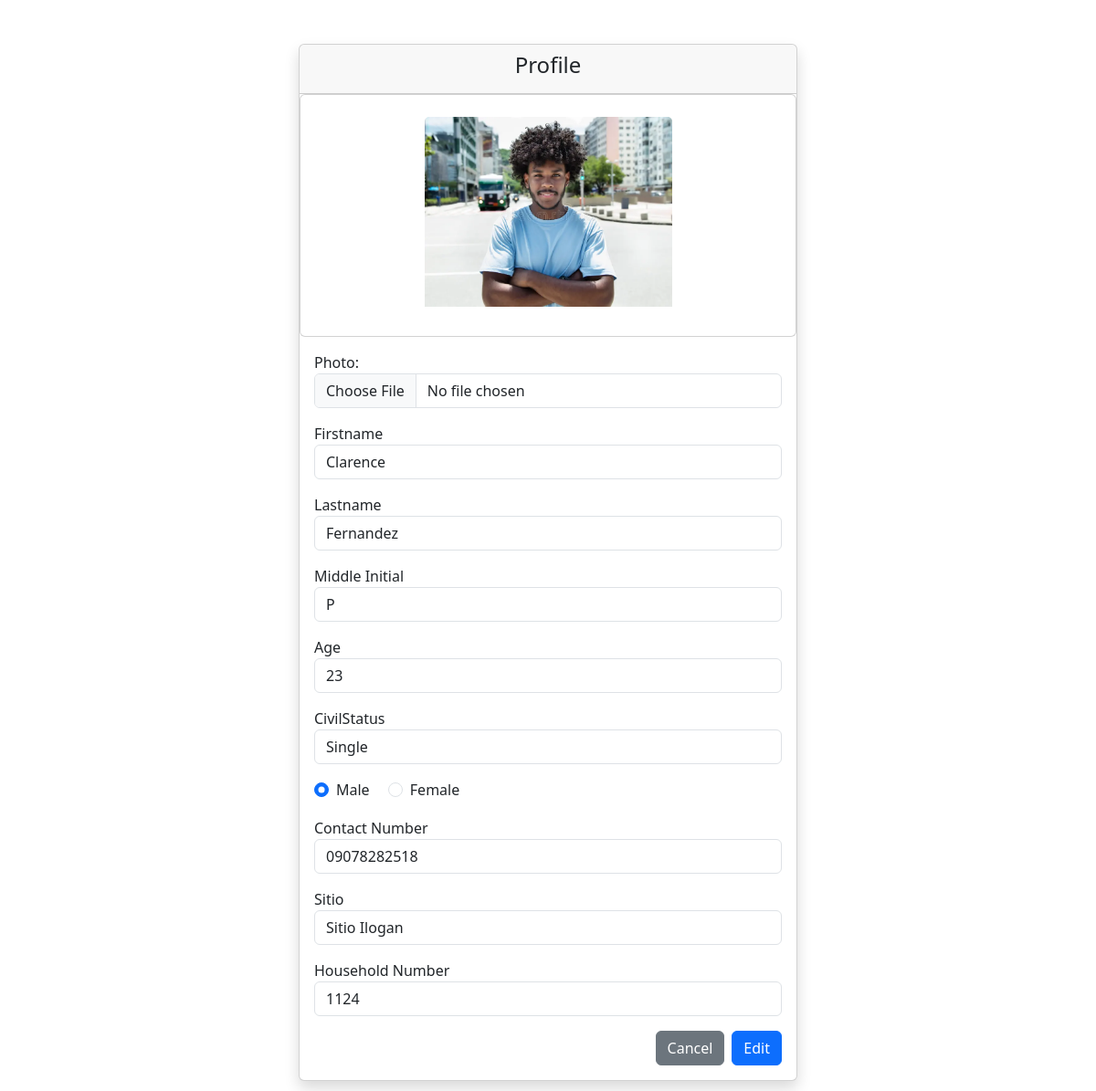
Screenshot of /profile.php (signed in) with the database file from the repository.
### tables this page shows
CREATE TABLE `residentrecord` (
  `id` int(11) NOT NULL AUTO_INCREMENT,
  `Firstname` varchar(100) NOT NULL,
  `Lastname` varchar(100) NOT NULL,
  `MiddleInitial` varchar(10) NOT NULL,
  `Age` int(11) NOT NULL,
  `CivilStatus` varchar(50) NOT NULL,
  `Gender` varchar(10) NOT NULL,
  `ContactNumber` varchar(15) NOT NULL,
  `Sitio` varchar(50) NOT NULL,
  `Household` varchar(250) NOT NULL,
  `Photo` varchar(100) NOT NULL,
  PRIMARY KEY (`id`)
);

### profile.php (the view, shortened to what this page needs)
<?php
include('includes/header.php');
include('includes/footer.php');
require_once 'code.php';
$userid = $_SESSION['userid'];
$sql = "SELECT * FROM residentrecord WHERE id=:uid";
$query = $dbh->prepare($sql);
$query->bindParam(':uid', $userid, PDO::PARAM_STR);
$query->execute();
$result = $query->fetch(PDO::FETCH_OBJ);
?>
<div class="py-5">
    <div class="container">
        <div class="row justify-content-center">
            <div class="col-md-6">
                <div class="card shadow">
                    <div class="card-header text-center">
                        <h5>Profile</h5>
                    </div>
                    <div class="card pt-4">
                        <img src="Logo/test.webp" class="card-img-top headshot mx-auto w-50 h-50" alt="Headshot">
                        <div class="card-body">
                        </div>
                    </div>
                    <div class="card-body">
                        <form name="" method="POST" enctype="multipart/form-data">
                            <div class="form-group mb-3">
                                <label for="photo">Photo:</label>
                                <input type="file" name="photo" id="photo" class="form-control" value="<?php echo htmlentities($result->Photo); ?>">
                            </div>
                            <div class="form-group mb-3">
                                <label for="firstname">Firstname</label>
                                <input type="text" name="firstname" value="<?php echo htmlentities($result->Firstname); ?>" class="form-control" required>
                            </div>
                            <div class="form-group mb-3">
                                <label for="lastname">Lastname</label>
                                <input type="text" name="lastname" value="<?php echo htmlentities($result->Lastname); ?>" class="form-control" required>
                            </div>
                            <div class="form-group mb-3">
                                <label for="middleinitial">Middle Initial</label>
                                <input type="text" name="middleinitial" value="<?php echo htmlentities($result->MiddleInitial); ?>" class="form-control" required>
                            </div>
                            <div class="form-group mb-3">
                                <label for="age">Age</label>
                                <input type="number" name="age" value="<?php echo htmlentities($result->Age); ?>" class="form-control" required>
                            </div>
                            <div class="form-group mb-3">
                                <label for="exampleFormControlSelect1">CivilStatus</label>
                                <select class="form-control" name="civilstatus" required>
                                    <option value="Single" <?php echo ($result->CivilStatus == 'Single') ? 'selected' : ''; ?>>Single</option>
                                </select>
                            </div>
                            <div class="form-group mb-3">
                                <div class="form-check form-check-inline">
                                    <input class="form-check-input" type="radio" name="gender" value="Male" <?php echo ($result->Gender == 'Male') ? 'checked' : ''; ?>>
                                    <label class="form-check-label" for="male">Male</label>
                                </div>
                                <div class="form-check form-check-inline">
                                    <input class="form-check-input" type="radio" name="gender" value="Female" <?php echo ($result->Gender == 'Female') ? 'checked' : ''; ?>>
                                    <label class="form-check-label" for="female">Female</label>
                                </div>
                            </div>
                            <div class="form-group mb-3">
                                <label for="contactnumber">Contact Number</label>
                                <input type="number" name="contactnumber" value="<?php echo htmlentities($result->ContactNumber); ?>" class="form-control" required>
                            </div>
                            <div class="form-group mb-3">
                                <label for="sitio">Sitio</label>
                                <select class="form-control" name="sitio" required>
                                    <option value="Sitio Ilogan" <?php echo ($result->Sitio == 'Sitio Ilogan') ? 'selected' : ''; ?>>Sitio Ilogan</option>
                                </select>
                            </div>
                            <div class="form-group mb-3">
                                <label for="household">Household Number</label>
                                <input type="text" name="household" value="<?php echo htmlentities($result->Household); ?>" class="form-control" required>
                            </div>
                            <div class="form-group d-grid gap-2 d-md-flex justify-content-md-end">
                                <a href="index.php"><button type="button" class="btn btn-secondary">Cancel</button></a>
                                <button type="submit" name="update" class="btn btn-primary">Edit</button>
                            </div>
                        </form>
                    </div>
                </div>
            </div>
        </div>
    </div>
</div>

### includes/header.php (shortened to what this page needs)
<!DOCTYPE html>
<html lang="en">
<head>
    <link href="https://cdn.jsdelivr.net/npm/bootstrap@5.3.0-alpha3/dist/css/bootstrap.min.css" rel="stylesheet"
>
        <link rel="stylesheet" href="stylesheet.css">
</head>
<body>

### includes/footer.php (shortened to what this page needs)
</body>
</html>

### stylesheet.css (style rules this page uses)
h5 { font-size: 24px; }

### rows the page displays
residentrecord: firstname "Clarence", lastname "Fernandez", middleinitial "P", age "23", civilstatus "Single", Gender "☑", contactnumber "09078282518", sitio "Sitio Ilogan", household "1124"
